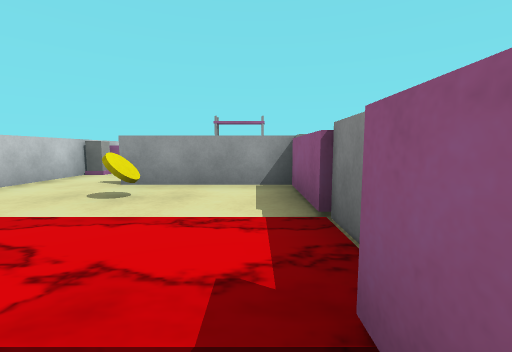
View 1 (above)

16 first-person views from a walk through a Unity game level. The camera is 0.68 m above the floor, tilts 6° down and sees 90° across. The floor is counted in squares, 1 m on a side. Each view is taken from the middle of a square. On the plan, view 1 faces up. The plan holds only what a view shows up to about 9 squares ahead; the rest is blank. The player is left out. Some animated figures are not drawn. Some surface patterns are stand-ins.

View 2
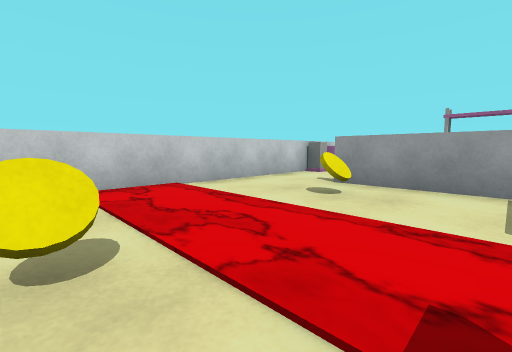

View 3
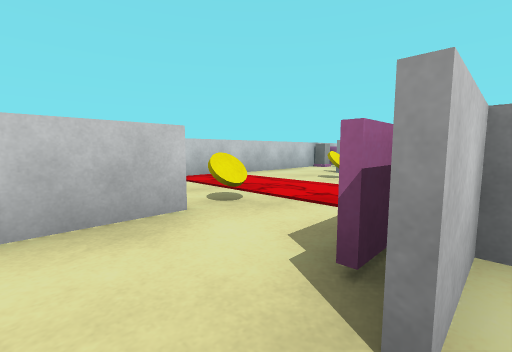

View 4
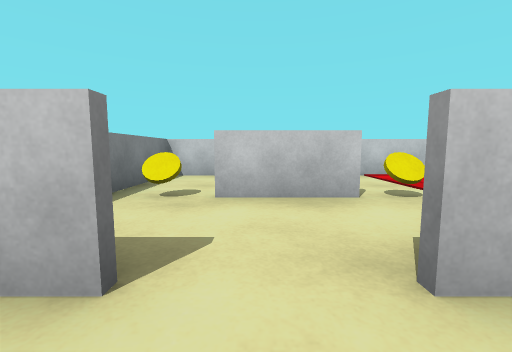

View 5
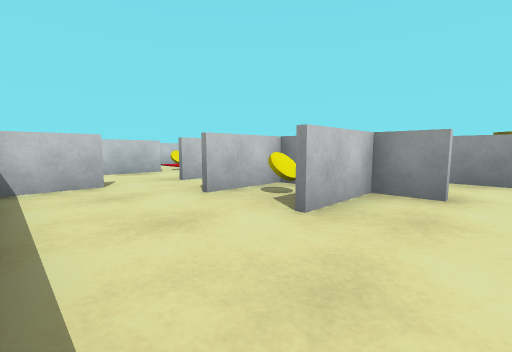

View 6
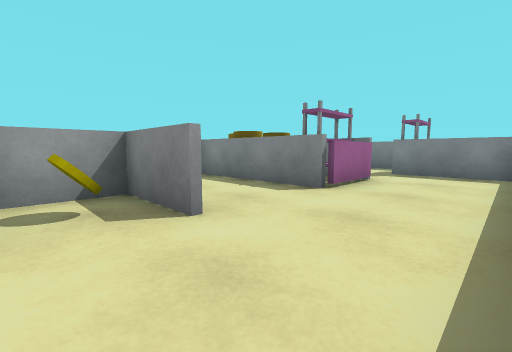

View 7
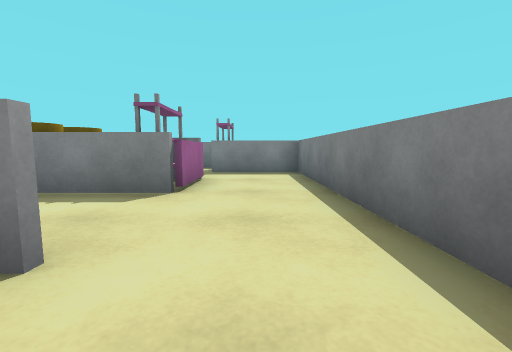

View 8
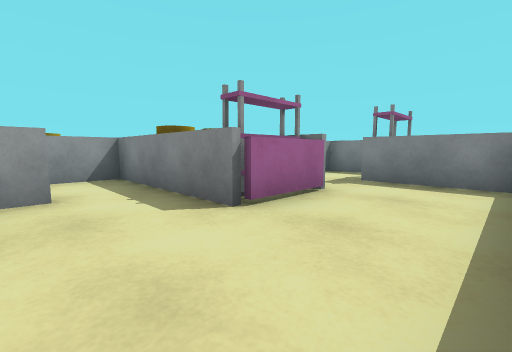

View 9
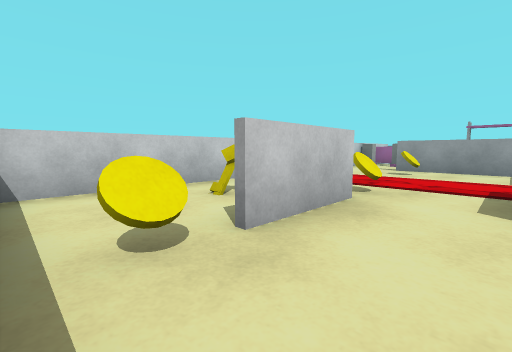

View 10
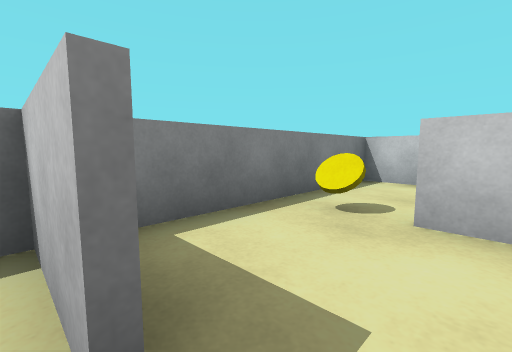

View 11
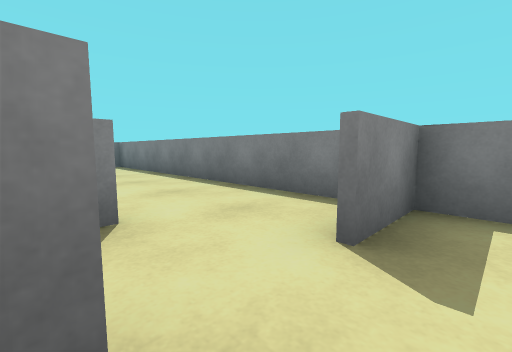

View 12
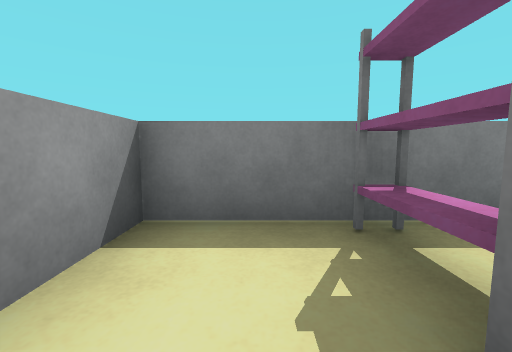

View 13
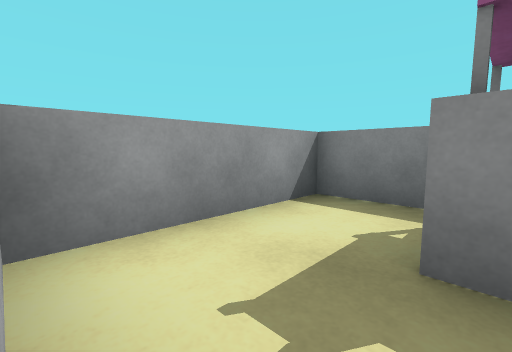

View 14
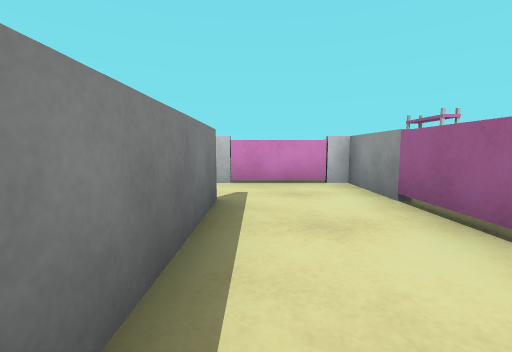

View 15
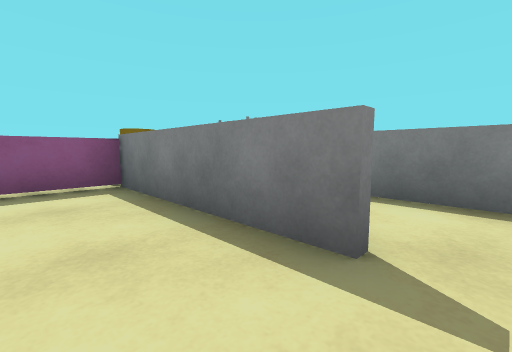

View 16
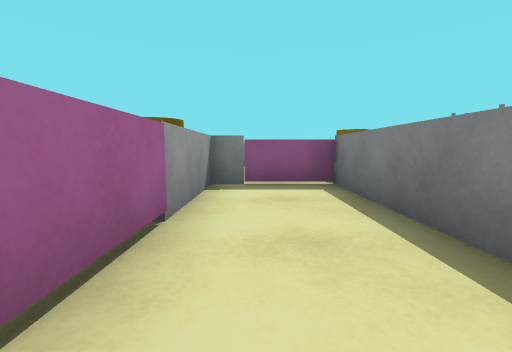

### Floor plan
Key: @ floor where view 1 was taken; # wall or solid block; . floor; ≈ lava the walk keeps out of; ^ raised ledge; R rack; C yellow coin; B barrel; K key; O other object.
Columns run from 5 left of view 1 to 13 right of it. Each row starts with its distance up from view 1.
  7 #OOORR
  6 #..        B
  5 #..########B#
  4 #..C..^.....#
  3 #..C..^.....#
  2 #≈≈≈≈≈#.#####
  1 #≈≈≈≈≈#.....#
  0 #..C.@#####.#######
 -1 #.K#..#.##..###...#
 -2 #..#............RR#
 -3 #..C..#.........###
 -4 #.....#.........#
 -5 #################

Where each view was taken, in squares from view 1:
view 1: 0 up, 0 right, facing up
view 2: 0 up, 0 right, facing up-left
view 3: 2 down, 1 right, facing up-left
view 4: 2 down, 2 right, facing left
view 5: 4 down, 6 right, facing up-left
view 6: 4 down, 3 right, facing up-right
view 7: 3 down, 3 right, facing right
view 8: 4 down, 5 right, facing up-right
view 9: 4 down, 0 right, facing up-left
view 10: 2 down, 1 right, facing down-left
view 11: 1 down, 0 right, facing down-right
view 12: 1 down, 10 right, facing right
view 13: 2 down, 9 right, facing up-right
view 14: 3 up, 6 right, facing left
view 15: 4 up, 2 right, facing down-right
view 16: 4 up, 2 right, facing right
